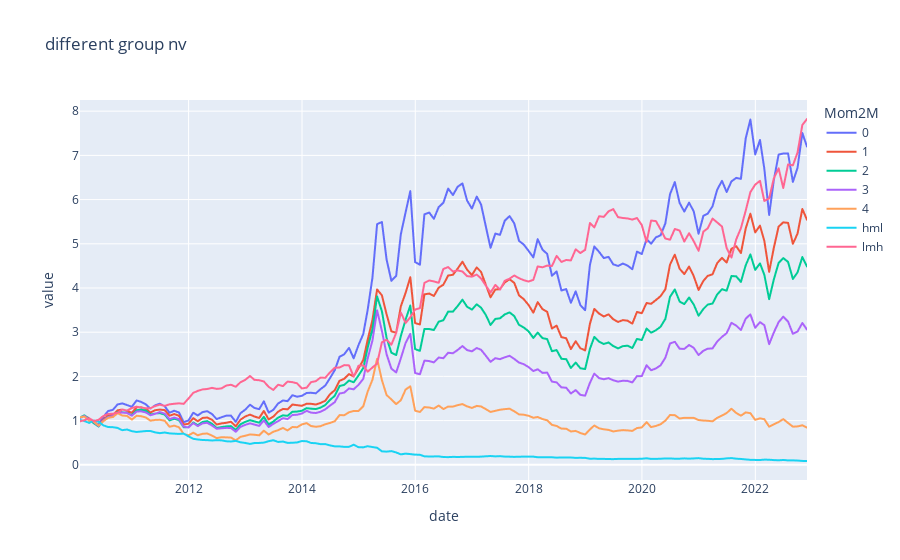
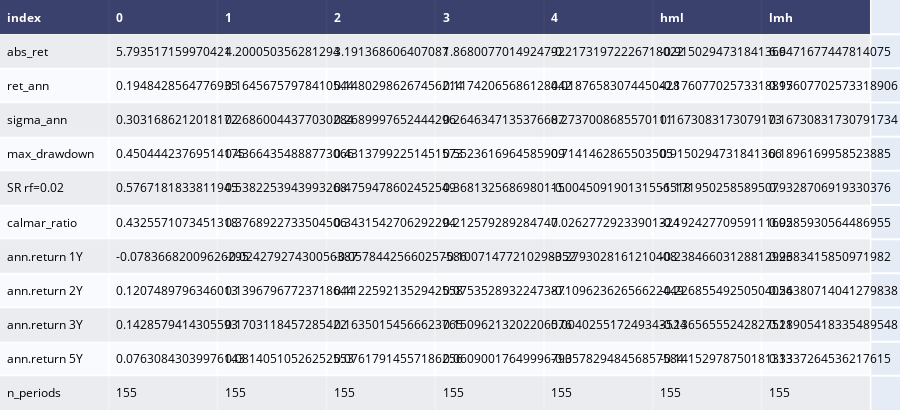
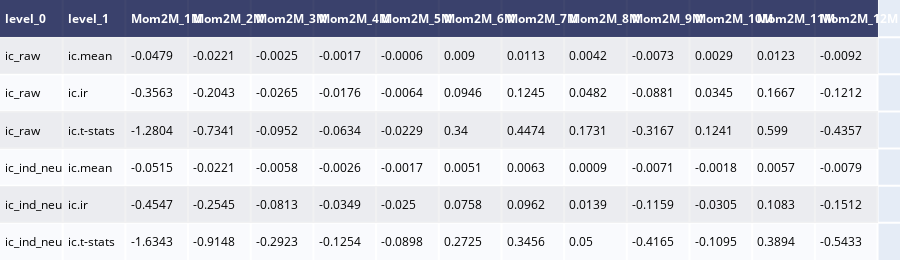
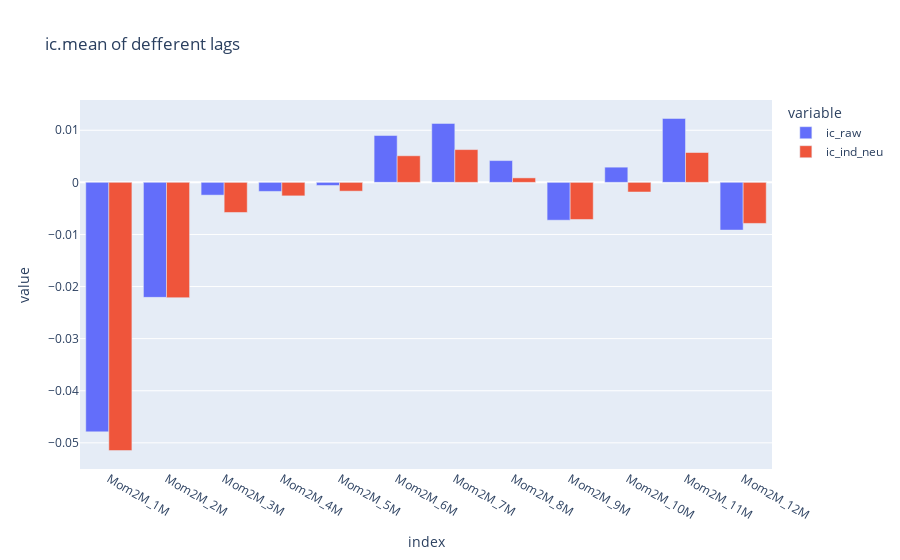

Source (notebook cell) for these figures, in order:
### Code cell
factor_ana('Mom2M')

### Figure 1 — Plotly figure (JSON) as saved in the notebook; plotly's stock layout.template omitted (floating-point values rounded to 4 significant figures; data arrays with more than 128 entries replaced by an {"elided": "..."} marker saying what was removed)
{"data": [{"hovertemplate": "Mom2M=0<br>date=%{x}<br>value=%{y}<extra></extra>", "legendgroup": "0", "line": {"color": "#636efa", "dash": "solid"}, "marker": {"symbol": "circle"}, "mode": "lines", "name": "0", "showlegend": true, "type": "scattergl", "x": {"elided": "155 str values"}, "xaxis": "x", "y": {"elided": "155 float values"}, "yaxis": "y"}, {"hovertemplate": "Mom2M=1<br>date=%{x}<br>value=%{y}<extra></extra>", "legendgroup": "1", "line": {"color": "#EF553B", "dash": "solid"}, "marker": {"symbol": "circle"}, "mode": "lines", "name": "1", "showlegend": true, "type": "scattergl", "x": {"elided": "155 str values"}, "xaxis": "x", "y": {"elided": "155 float values"}, "yaxis": "y"}, {"hovertemplate": "Mom2M=2<br>date=%{x}<br>value=%{y}<extra></extra>", "legendgroup": "2", "line": {"color": "#00cc96", "dash": "solid"}, "marker": {"symbol": "circle"}, "mode": "lines", "name": "2", "showlegend": true, "type": "scattergl", "x": {"elided": "155 str values"}, "xaxis": "x", "y": {"elided": "155 float values"}, "yaxis": "y"}, {"hovertemplate": "Mom2M=3<br>date=%{x}<br>value=%{y}<extra></extra>", "legendgroup": "3", "line": {"color": "#ab63fa", "dash": "solid"}, "marker": {"symbol": "circle"}, "mode": "lines", "name": "3", "showlegend": true, "type": "scattergl", "x": {"elided": "155 str values"}, "xaxis": "x", "y": {"elided": "155 float values"}, "yaxis": "y"}, {"hovertemplate": "Mom2M=4<br>date=%{x}<br>value=%{y}<extra></extra>", "legendgroup": "4", "line": {"color": "#FFA15A", "dash": "solid"}, "marker": {"symbol": "circle"}, "mode": "lines", "name": "4", "showlegend": true, "type": "scattergl", "x": {"elided": "155 str values"}, "xaxis": "x", "y": {"elided": "155 float values"}, "yaxis": "y"}, {"hovertemplate": "Mom2M=hml<br>date=%{x}<br>value=%{y}<extra></extra>", "legendgroup": "hml", "line": {"color": "#19d3f3", "dash": "solid"}, "marker": {"symbol": "circle"}, "mode": "lines", "name": "hml", "showlegend": true, "type": "scattergl", "x": {"elided": "155 str values"}, "xaxis": "x", "y": {"elided": "155 float values"}, "yaxis": "y"}, {"hovertemplate": "Mom2M=lmh<br>date=%{x}<br>value=%{y}<extra></extra>", "legendgroup": "lmh", "line": {"color": "#FF6692", "dash": "solid"}, "marker": {"symbol": "circle"}, "mode": "lines", "name": "lmh", "showlegend": true, "type": "scattergl", "x": {"elided": "155 str values"}, "xaxis": "x", "y": {"elided": "155 float values"}, "yaxis": "y"}], "layout": {"legend": {"title": {"text": "Mom2M"}, "tracegroupgap": 0}, "title": {"text": "different group nv"}, "xaxis": {"anchor": "y", "domain": [0, 1], "title": {"text": "date"}}, "yaxis": {"anchor": "x", "domain": [0, 1], "title": {"text": "value"}}}}

### Figure 2 — Plotly figure (JSON) as saved in the notebook; plotly's stock layout.template omitted (floating-point values rounded to 4 significant figures)
{"data": [{"colorscale": [[0, "#00083e"], [0.5, "#ededee"], [1, "#ffffff"]], "hoverinfo": "none", "opacity": 0.75, "showscale": false, "type": "heatmap", "z": [[0, 0, 0, 0, 0, 0, 0, 0], [0.5, 0.5, 0.5, 0.5, 0.5, 0.5, 0.5, 0.5], [1, 1, 1, 1, 1, 1, 1, 1], [0.5, 0.5, 0.5, 0.5, 0.5, 0.5, 0.5, 0.5], [1, 1, 1, 1, 1, 1, 1, 1], [0.5, 0.5, 0.5, 0.5, 0.5, 0.5, 0.5, 0.5], [1, 1, 1, 1, 1, 1, 1, 1], [0.5, 0.5, 0.5, 0.5, 0.5, 0.5, 0.5, 0.5], [1, 1, 1, 1, 1, 1, 1, 1], [0.5, 0.5, 0.5, 0.5, 0.5, 0.5, 0.5, 0.5], [1, 1, 1, 1, 1, 1, 1, 1], [0.5, 0.5, 0.5, 0.5, 0.5, 0.5, 0.5, 0.5]]}], "layout": {"annotations": [{"align": "left", "font": {"color": "#ffffff"}, "showarrow": false, "text": "<b>index</b>", "x": -0.45, "xanchor": "left", "xref": "x", "y": 0, "yref": "y"}, {"align": "left", "font": {"color": "#ffffff"}, "showarrow": false, "text": "<b>0</b>", "x": 0.55, "xanchor": "left", "xref": "x", "y": 0, "yref": "y"}, {"align": "left", "font": {"color": "#ffffff"}, "showarrow": false, "text": "<b>1</b>", "x": 1.55, "xanchor": "left", "xref": "x", "y": 0, "yref": "y"}, {"align": "left", "font": {"color": "#ffffff"}, "showarrow": false, "text": "<b>2</b>", "x": 2.55, "xanchor": "left", "xref": "x", "y": 0, "yref": "y"}, {"align": "left", "font": {"color": "#ffffff"}, "showarrow": false, "text": "<b>3</b>", "x": 3.55, "xanchor": "left", "xref": "x", "y": 0, "yref": "y"}, {"align": "left", "font": {"color": "#ffffff"}, "showarrow": false, "text": "<b>4</b>", "x": 4.55, "xanchor": "left", "xref": "x", "y": 0, "yref": "y"}, {"align": "left", "font": {"color": "#ffffff"}, "showarrow": false, "text": "<b>hml</b>", "x": 5.55, "xanchor": "left", "xref": "x", "y": 0, "yref": "y"}, {"align": "left", "font": {"color": "#ffffff"}, "showarrow": false, "text": "<b>lmh</b>", "x": 6.55, "xanchor": "left", "xref": "x", "y": 0, "yref": "y"}, {"align": "left", "font": {"color": "#000000"}, "showarrow": false, "text": "abs_ret", "x": -0.45, "xanchor": "left", "xref": "x", "y": 1, "yref": "y"}, {"align": "left", "font": {"color": "#000000"}, "showarrow": false, "text": "5.793517159970421", "x": 0.55, "xanchor": "left", "xref": "x", "y": 1, "yref": "y"}, {"align": "left", "font": {"color": "#000000"}, "showarrow": false, "text": "4.200050356281294", "x": 1.55, "xanchor": "left", "xref": "x", "y": 1, "yref": "y"}, {"align": "left", "font": {"color": "#000000"}, "showarrow": false, "text": "3.191368606407087", "x": 2.55, "xanchor": "left", "xref": "x", "y": 1, "yref": "y"}, {"align": "left", "font": {"color": "#000000"}, "showarrow": false, "text": "1.8680077014924792", "x": 3.55, "xanchor": "left", "xref": "x", "y": 1, "yref": "y"}, {"align": "left", "font": {"color": "#000000"}, "showarrow": false, "text": "-0.21731972226718022", "x": 4.55, "xanchor": "left", "xref": "x", "y": 1, "yref": "y"}, {"align": "left", "font": {"color": "#000000"}, "showarrow": false, "text": "-0.9150294731841366", "x": 5.55, "xanchor": "left", "xref": "x", "y": 1, "yref": "y"}, {"align": "left", "font": {"color": "#000000"}, "showarrow": false, "text": "6.9471677447814075", "x": 6.55, "xanchor": "left", "xref": "x", "y": 1, "yref": "y"}, {"align": "left", "font": {"color": "#000000"}, "showarrow": false, "text": "ret_ann", "x": -0.45, "xanchor": "left", "xref": "x", "y": 2, "yref": "y"}, {"align": "left", "font": {"color": "#000000"}, "showarrow": false, "text": "0.1948428564776935", "x": 0.55, "xanchor": "left", "xref": "x", "y": 2, "yref": "y"}, {"align": "left", "font": {"color": "#000000"}, "showarrow": false, "text": "0.16456757978410544", "x": 1.55, "xanchor": "left", "xref": "x", "y": 2, "yref": "y"}, {"align": "left", "font": {"color": "#000000"}, "showarrow": false, "text": "0.14802986267456214", "x": 2.55, "xanchor": "left", "xref": "x", "y": 2, "yref": "y"}, {"align": "left", "font": {"color": "#000000"}, "showarrow": false, "text": "0.11742065686128442", "x": 3.55, "xanchor": "left", "xref": "x", "y": 2, "yref": "y"}, {"align": "left", "font": {"color": "#000000"}, "showarrow": false, "text": "0.01876583074450428", "x": 4.55, "xanchor": "left", "xref": "x", "y": 2, "yref": "y"}, {"align": "left", "font": {"color": "#000000"}, "showarrow": false, "text": "-0.17607702573318895", "x": 5.55, "xanchor": "left", "xref": "x", "y": 2, "yref": "y"}, {"align": "left", "font": {"color": "#000000"}, "showarrow": false, "text": "0.17607702573318906", "x": 6.55, "xanchor": "left", "xref": "x", "y": 2, "yref": "y"}, {"align": "left", "font": {"color": "#000000"}, "showarrow": false, "text": "sigma_ann", "x": -0.45, "xanchor": "left", "xref": "x", "y": 3, "yref": "y"}, {"align": "left", "font": {"color": "#000000"}, "showarrow": false, "text": "0.3031686212018172", "x": 0.55, "xanchor": "left", "xref": "x", "y": 3, "yref": "y"}, {"align": "left", "font": {"color": "#000000"}, "showarrow": false, "text": "0.26860044377030284", "x": 1.55, "xanchor": "left", "xref": "x", "y": 3, "yref": "y"}, {"align": "left", "font": {"color": "#000000"}, "showarrow": false, "text": "0.2689997652444296", "x": 2.55, "xanchor": "left", "xref": "x", "y": 3, "yref": "y"}, {"align": "left", "font": {"color": "#000000"}, "showarrow": false, "text": "0.2646347135376687", "x": 3.55, "xanchor": "left", "xref": "x", "y": 3, "yref": "y"}, {"align": "left", "font": {"color": "#000000"}, "showarrow": false, "text": "0.2737008685570111", "x": 4.55, "xanchor": "left", "xref": "x", "y": 3, "yref": "y"}, {"align": "left", "font": {"color": "#000000"}, "showarrow": false, "text": "0.1673083173079173", "x": 5.55, "xanchor": "left", "xref": "x", "y": 3, "yref": "y"}, {"align": "left", "font": {"color": "#000000"}, "showarrow": false, "text": "0.16730831730791734", "x": 6.55, "xanchor": "left", "xref": "x", "y": 3, "yref": "y"}, {"align": "left", "font": {"color": "#000000"}, "showarrow": false, "text": "max_drawdown", "x": -0.45, "xanchor": "left", "xref": "x", "y": 4, "yref": "y"}, {"align": "left", "font": {"color": "#000000"}, "showarrow": false, "text": "0.45044423769514175", "x": 0.55, "xanchor": "left", "xref": "x", "y": 4, "yref": "y"}, {"align": "left", "font": {"color": "#000000"}, "showarrow": false, "text": "0.43664354888773066", "x": 1.55, "xanchor": "left", "xref": "x", "y": 4, "yref": "y"}, {"align": "left", "font": {"color": "#000000"}, "showarrow": false, "text": "0.43137992251451573", "x": 2.55, "xanchor": "left", "xref": "x", "y": 4, "yref": "y"}, {"align": "left", "font": {"color": "#000000"}, "showarrow": false, "text": "0.5523616964585909", "x": 3.55, "xanchor": "left", "xref": "x", "y": 4, "yref": "y"}, {"align": "left", "font": {"color": "#000000"}, "showarrow": false, "text": "0.7141462865503505", "x": 4.55, "xanchor": "left", "xref": "x", "y": 4, "yref": "y"}, {"align": "left", "font": {"color": "#000000"}, "showarrow": false, "text": "0.9150294731841366", "x": 5.55, "xanchor": "left", "xref": "x", "y": 4, "yref": "y"}, {"align": "left", "font": {"color": "#000000"}, "showarrow": false, "text": "0.1896169958523885", "x": 6.55, "xanchor": "left", "xref": "x", "y": 4, "yref": "y"}, {"align": "left", "font": {"color": "#000000"}, "showarrow": false, "text": "SR rf=0.02", "x": -0.45, "xanchor": "left", "xref": "x", "y": 5, "yref": "y"}, {"align": "left", "font": {"color": "#000000"}, "showarrow": false, "text": "0.5767181833811945", "x": 0.55, "xanchor": "left", "xref": "x", "y": 5, "yref": "y"}, {"align": "left", "font": {"color": "#000000"}, "showarrow": false, "text": "0.5382253943993268", "x": 1.55, "xanchor": "left", "xref": "x", "y": 5, "yref": "y"}, {"align": "left", "font": {"color": "#000000"}, "showarrow": false, "text": "0.4759478602452549", "x": 2.55, "xanchor": "left", "xref": "x", "y": 5, "yref": "y"}, {"align": "left", "font": {"color": "#000000"}, "showarrow": false, "text": "0.3681325686980115", "x": 3.55, "xanchor": "left", "xref": "x", "y": 5, "yref": "y"}, {"align": "left", "font": {"color": "#000000"}, "showarrow": false, "text": "-0.004509190131556518", "x": 4.55, "xanchor": "left", "xref": "x", "y": 5, "yref": "y"}, {"align": "left", "font": {"color": "#000000"}, "showarrow": false, "text": "-1.171950258589507", "x": 5.55, "xanchor": "left", "xref": "x", "y": 5, "yref": "y"}, {"align": "left", "font": {"color": "#000000"}, "showarrow": false, "text": "0.9328706919330376", "x": 6.55, "xanchor": "left", "xref": "x", "y": 5, "yref": "y"}, {"align": "left", "font": {"color": "#000000"}, "showarrow": false, "text": "calmar_ratio", "x": -0.45, "xanchor": "left", "xref": "x", "y": 6, "yref": "y"}, {"align": "left", "font": {"color": "#000000"}, "showarrow": false, "text": "0.4325571073451318", "x": 0.55, "xanchor": "left", "xref": "x", "y": 6, "yref": "y"}, {"align": "left", "font": {"color": "#000000"}, "showarrow": false, "text": "0.3768922733504506", "x": 1.55, "xanchor": "left", "xref": "x", "y": 6, "yref": "y"}, {"align": "left", "font": {"color": "#000000"}, "showarrow": false, "text": "0.3431542706292294", "x": 2.55, "xanchor": "left", "xref": "x", "y": 6, "yref": "y"}, {"align": "left", "font": {"color": "#000000"}, "showarrow": false, "text": "0.212579289284747", "x": 3.55, "xanchor": "left", "xref": "x", "y": 6, "yref": "y"}, {"align": "left", "font": {"color": "#000000"}, "showarrow": false, "text": "0.02627729233901324", "x": 4.55, "xanchor": "left", "xref": "x", "y": 6, "yref": "y"}, {"align": "left", "font": {"color": "#000000"}, "showarrow": false, "text": "-0.19242770959111605", "x": 5.55, "xanchor": "left", "xref": "x", "y": 6, "yref": "y"}, {"align": "left", "font": {"color": "#000000"}, "showarrow": false, "text": "0.9285930564486955", "x": 6.55, "xanchor": "left", "xref": "x", "y": 6, "yref": "y"}, {"align": "left", "font": {"color": "#000000"}, "showarrow": false, "text": "ann.return 1Y ", "x": -0.45, "xanchor": "left", "xref": "x", "y": 7, "yref": "y"}, {"align": "left", "font": {"color": "#000000"}, "showarrow": false, "text": "-0.07836682009626295", "x": 0.55, "xanchor": "left", "xref": "x", "y": 7, "yref": "y"}, {"align": "left", "font": {"color": "#000000"}, "showarrow": false, "text": "-0.02427927430056387", "x": 1.55, "xanchor": "left", "xref": "x", "y": 7, "yref": "y"}, {"align": "left", "font": {"color": "#000000"}, "showarrow": false, "text": "-0.05784425660257586", "x": 2.55, "xanchor": "left", "xref": "x", "y": 7, "yref": "y"}, {"align": "left", "font": {"color": "#000000"}, "showarrow": false, "text": "-0.10071477210298352", "x": 3.55, "xanchor": "left", "xref": "x", "y": 7, "yref": "y"}, {"align": "left", "font": {"color": "#000000"}, "showarrow": false, "text": "-0.2793028161210408", "x": 4.55, "xanchor": "left", "xref": "x", "y": 7, "yref": "y"}, {"align": "left", "font": {"color": "#000000"}, "showarrow": false, "text": "-0.23846603128812993", "x": 5.55, "xanchor": "left", "xref": "x", "y": 7, "yref": "y"}, {"align": "left", "font": {"color": "#000000"}, "showarrow": false, "text": "0.2683415850971982", "x": 6.55, "xanchor": "left", "xref": "x", "y": 7, "yref": "y"}, {"align": "left", "font": {"color": "#000000"}, "showarrow": false, "text": "ann.return 2Y", "x": -0.45, "xanchor": "left", "xref": "x", "y": 8, "yref": "y"}, {"align": "left", "font": {"color": "#000000"}, "showarrow": false, "text": "0.1207489796346013", "x": 0.55, "xanchor": "left", "xref": "x", "y": 8, "yref": "y"}, {"align": "left", "font": {"color": "#000000"}, "showarrow": false, "text": "0.13967967723718644", "x": 1.55, "xanchor": "left", "xref": "x", "y": 8, "yref": "y"}, {"align": "left", "font": {"color": "#000000"}, "showarrow": false, "text": "0.11225921352942558", "x": 2.55, "xanchor": "left", "xref": "x", "y": 8, "yref": "y"}, {"align": "left", "font": {"color": "#000000"}, "showarrow": false, "text": "0.0753528932247387", "x": 3.55, "xanchor": "left", "xref": "x", "y": 8, "yref": "y"}, {"align": "left", "font": {"color": "#000000"}, "showarrow": false, "text": "-0.10962362656622449", "x": 4.55, "xanchor": "left", "xref": "x", "y": 8, "yref": "y"}, {"align": "left", "font": {"color": "#000000"}, "showarrow": false, "text": "-0.22685549250504056", "x": 5.55, "xanchor": "left", "xref": "x", "y": 8, "yref": "y"}, {"align": "left", "font": {"color": "#000000"}, "showarrow": false, "text": "0.24380714041279838", "x": 6.55, "xanchor": "left", "xref": "x", "y": 8, "yref": "y"}, {"align": "left", "font": {"color": "#000000"}, "showarrow": false, "text": "ann.return 3Y", "x": -0.45, "xanchor": "left", "xref": "x", "y": 9, "yref": "y"}, {"align": "left", "font": {"color": "#000000"}, "showarrow": false, "text": "0.1428579414305593", "x": 0.55, "xanchor": "left", "xref": "x", "y": 9, "yref": "y"}, {"align": "left", "font": {"color": "#000000"}, "showarrow": false, "text": "0.1703118457285422", "x": 1.55, "xanchor": "left", "xref": "x", "y": 9, "yref": "y"}, {"align": "left", "font": {"color": "#000000"}, "showarrow": false, "text": "0.16350154566623765", "x": 2.55, "xanchor": "left", "xref": "x", "y": 9, "yref": "y"}, {"align": "left", "font": {"color": "#000000"}, "showarrow": false, "text": "0.15096213202206576", "x": 3.55, "xanchor": "left", "xref": "x", "y": 9, "yref": "y"}, {"align": "left", "font": {"color": "#000000"}, "showarrow": false, "text": "0.004025517249343524", "x": 4.55, "xanchor": "left", "xref": "x", "y": 9, "yref": "y"}, {"align": "left", "font": {"color": "#000000"}, "showarrow": false, "text": "-0.13656555242827528", "x": 5.55, "xanchor": "left", "xref": "x", "y": 9, "yref": "y"}, {"align": "left", "font": {"color": "#000000"}, "showarrow": false, "text": "0.11905418335489548", "x": 6.55, "xanchor": "left", "xref": "x", "y": 9, "yref": "y"}, {"align": "left", "font": {"color": "#000000"}, "showarrow": false, "text": "ann.return 5Y", "x": -0.45, "xanchor": "left", "xref": "x", "y": 10, "yref": "y"}, {"align": "left", "font": {"color": "#000000"}, "showarrow": false, "text": "0.07630843039976143", "x": 0.55, "xanchor": "left", "xref": "x", "y": 10, "yref": "y"}, {"align": "left", "font": {"color": "#000000"}, "showarrow": false, "text": "0.08140510526252553", "x": 1.55, "xanchor": "left", "xref": "x", "y": 10, "yref": "y"}, {"align": "left", "font": {"color": "#000000"}, "showarrow": false, "text": "0.07617914557186256", "x": 2.55, "xanchor": "left", "xref": "x", "y": 10, "yref": "y"}, {"align": "left", "font": {"color": "#000000"}, "showarrow": false, "text": "0.06090017649996793", "x": 3.55, "xanchor": "left", "xref": "x", "y": 10, "yref": "y"}, {"align": "left", "font": {"color": "#000000"}, "showarrow": false, "text": "-0.05782948456857584", "x": 4.55, "xanchor": "left", "xref": "x", "y": 10, "yref": "y"}, {"align": "left", "font": {"color": "#000000"}, "showarrow": false, "text": "-0.14152978750181333", "x": 5.55, "xanchor": "left", "xref": "x", "y": 10, "yref": "y"}, {"align": "left", "font": {"color": "#000000"}, "showarrow": false, "text": "0.1337264536217615", "x": 6.55, "xanchor": "left", "xref": "x", "y": 10, "yref": "y"}, {"align": "left", "font": {"color": "#000000"}, "showarrow": false, "text": "n_periods", "x": -0.45, "xanchor": "left", "xref": "x", "y": 11, "yref": "y"}, {"align": "left", "font": {"color": "#000000"}, "showarrow": false, "text": "155", "x": 0.55, "xanchor": "left", "xref": "x", "y": 11, "yref": "y"}, {"align": "left", "font": {"color": "#000000"}, "showarrow": false, "text": "155", "x": 1.55, "xanchor": "left", "xref": "x", "y": 11, "yref": "y"}, {"align": "left", "font": {"color": "#000000"}, "showarrow": false, "text": "155", "x": 2.55, "xanchor": "left", "xref": "x", "y": 11, "yref": "y"}, {"align": "left", "font": {"color": "#000000"}, "showarrow": false, "text": "155", "x": 3.55, "xanchor": "left", "xref": "x", "y": 11, "yref": "y"}, {"align": "left", "font": {"color": "#000000"}, "showarrow": false, "text": "155", "x": 4.55, "xanchor": "left", "xref": "x", "y": 11, "yref": "y"}, {"align": "left", "font": {"color": "#000000"}, "showarrow": false, "text": "155", "x": 5.55, "xanchor": "left", "xref": "x", "y": 11, "yref": "y"}, {"align": "left", "font": {"color": "#000000"}, "showarrow": false, "text": "155", "x": 6.55, "xanchor": "left", "xref": "x", "y": 11, "yref": "y"}], "height": 410, "margin": {"b": 0, "l": 0, "r": 0, "t": 0}, "xaxis": {"dtick": 1, "gridwidth": 2, "showticklabels": false, "tick0": -0.5, "ticks": "", "zeroline": false}, "yaxis": {"autorange": "reversed", "dtick": 1, "gridwidth": 2, "showticklabels": false, "tick0": 0.5, "ticks": "", "zeroline": false}}}

### Figure 3 — Plotly figure (JSON) as saved in the notebook; plotly's stock layout.template omitted (floating-point values rounded to 4 significant figures)
{"data": [{"colorscale": [[0, "#00083e"], [0.5, "#ededee"], [1, "#ffffff"]], "hoverinfo": "none", "opacity": 0.75, "showscale": false, "type": "heatmap", "z": [[0, 0, 0, 0, 0, 0, 0, 0, 0, 0, 0, 0, 0, 0], [0.5, 0.5, 0.5, 0.5, 0.5, 0.5, 0.5, 0.5, 0.5, 0.5, 0.5, 0.5, 0.5, 0.5], [1, 1, 1, 1, 1, 1, 1, 1, 1, 1, 1, 1, 1, 1], [0.5, 0.5, 0.5, 0.5, 0.5, 0.5, 0.5, 0.5, 0.5, 0.5, 0.5, 0.5, 0.5, 0.5], [1, 1, 1, 1, 1, 1, 1, 1, 1, 1, 1, 1, 1, 1], [0.5, 0.5, 0.5, 0.5, 0.5, 0.5, 0.5, 0.5, 0.5, 0.5, 0.5, 0.5, 0.5, 0.5], [1, 1, 1, 1, 1, 1, 1, 1, 1, 1, 1, 1, 1, 1]]}], "layout": {"annotations": [{"align": "left", "font": {"color": "#ffffff"}, "showarrow": false, "text": "<b>level_0</b>", "x": -0.45, "xanchor": "left", "xref": "x", "y": 0, "yref": "y"}, {"align": "left", "font": {"color": "#ffffff"}, "showarrow": false, "text": "<b>level_1</b>", "x": 0.55, "xanchor": "left", "xref": "x", "y": 0, "yref": "y"}, {"align": "left", "font": {"color": "#ffffff"}, "showarrow": false, "text": "<b>Mom2M_1M</b>", "x": 1.55, "xanchor": "left", "xref": "x", "y": 0, "yref": "y"}, {"align": "left", "font": {"color": "#ffffff"}, "showarrow": false, "text": "<b>Mom2M_2M</b>", "x": 2.55, "xanchor": "left", "xref": "x", "y": 0, "yref": "y"}, {"align": "left", "font": {"color": "#ffffff"}, "showarrow": false, "text": "<b>Mom2M_3M</b>", "x": 3.55, "xanchor": "left", "xref": "x", "y": 0, "yref": "y"}, {"align": "left", "font": {"color": "#ffffff"}, "showarrow": false, "text": "<b>Mom2M_4M</b>", "x": 4.55, "xanchor": "left", "xref": "x", "y": 0, "yref": "y"}, {"align": "left", "font": {"color": "#ffffff"}, "showarrow": false, "text": "<b>Mom2M_5M</b>", "x": 5.55, "xanchor": "left", "xref": "x", "y": 0, "yref": "y"}, {"align": "left", "font": {"color": "#ffffff"}, "showarrow": false, "text": "<b>Mom2M_6M</b>", "x": 6.55, "xanchor": "left", "xref": "x", "y": 0, "yref": "y"}, {"align": "left", "font": {"color": "#ffffff"}, "showarrow": false, "text": "<b>Mom2M_7M</b>", "x": 7.55, "xanchor": "left", "xref": "x", "y": 0, "yref": "y"}, {"align": "left", "font": {"color": "#ffffff"}, "showarrow": false, "text": "<b>Mom2M_8M</b>", "x": 8.55, "xanchor": "left", "xref": "x", "y": 0, "yref": "y"}, {"align": "left", "font": {"color": "#ffffff"}, "showarrow": false, "text": "<b>Mom2M_9M</b>", "x": 9.55, "xanchor": "left", "xref": "x", "y": 0, "yref": "y"}, {"align": "left", "font": {"color": "#ffffff"}, "showarrow": false, "text": "<b>Mom2M_10M</b>", "x": 10.55, "xanchor": "left", "xref": "x", "y": 0, "yref": "y"}, {"align": "left", "font": {"color": "#ffffff"}, "showarrow": false, "text": "<b>Mom2M_11M</b>", "x": 11.55, "xanchor": "left", "xref": "x", "y": 0, "yref": "y"}, {"align": "left", "font": {"color": "#ffffff"}, "showarrow": false, "text": "<b>Mom2M_12M</b>", "x": 12.55, "xanchor": "left", "xref": "x", "y": 0, "yref": "y"}, {"align": "left", "font": {"color": "#000000"}, "showarrow": false, "text": "ic_raw", "x": -0.45, "xanchor": "left", "xref": "x", "y": 1, "yref": "y"}, {"align": "left", "font": {"color": "#000000"}, "showarrow": false, "text": "ic.mean", "x": 0.55, "xanchor": "left", "xref": "x", "y": 1, "yref": "y"}, {"align": "left", "font": {"color": "#000000"}, "showarrow": false, "text": "-0.0479", "x": 1.55, "xanchor": "left", "xref": "x", "y": 1, "yref": "y"}, {"align": "left", "font": {"color": "#000000"}, "showarrow": false, "text": "-0.0221", "x": 2.55, "xanchor": "left", "xref": "x", "y": 1, "yref": "y"}, {"align": "left", "font": {"color": "#000000"}, "showarrow": false, "text": "-0.0025", "x": 3.55, "xanchor": "left", "xref": "x", "y": 1, "yref": "y"}, {"align": "left", "font": {"color": "#000000"}, "showarrow": false, "text": "-0.0017", "x": 4.55, "xanchor": "left", "xref": "x", "y": 1, "yref": "y"}, {"align": "left", "font": {"color": "#000000"}, "showarrow": false, "text": "-0.0006", "x": 5.55, "xanchor": "left", "xref": "x", "y": 1, "yref": "y"}, {"align": "left", "font": {"color": "#000000"}, "showarrow": false, "text": "0.009", "x": 6.55, "xanchor": "left", "xref": "x", "y": 1, "yref": "y"}, {"align": "left", "font": {"color": "#000000"}, "showarrow": false, "text": "0.0113", "x": 7.55, "xanchor": "left", "xref": "x", "y": 1, "yref": "y"}, {"align": "left", "font": {"color": "#000000"}, "showarrow": false, "text": "0.0042", "x": 8.55, "xanchor": "left", "xref": "x", "y": 1, "yref": "y"}, {"align": "left", "font": {"color": "#000000"}, "showarrow": false, "text": "-0.0073", "x": 9.55, "xanchor": "left", "xref": "x", "y": 1, "yref": "y"}, {"align": "left", "font": {"color": "#000000"}, "showarrow": false, "text": "0.0029", "x": 10.55, "xanchor": "left", "xref": "x", "y": 1, "yref": "y"}, {"align": "left", "font": {"color": "#000000"}, "showarrow": false, "text": "0.0123", "x": 11.55, "xanchor": "left", "xref": "x", "y": 1, "yref": "y"}, {"align": "left", "font": {"color": "#000000"}, "showarrow": false, "text": "-0.0092", "x": 12.55, "xanchor": "left", "xref": "x", "y": 1, "yref": "y"}, {"align": "left", "font": {"color": "#000000"}, "showarrow": false, "text": "ic_raw", "x": -0.45, "xanchor": "left", "xref": "x", "y": 2, "yref": "y"}, {"align": "left", "font": {"color": "#000000"}, "showarrow": false, "text": "ic.ir", "x": 0.55, "xanchor": "left", "xref": "x", "y": 2, "yref": "y"}, {"align": "left", "font": {"color": "#000000"}, "showarrow": false, "text": "-0.3563", "x": 1.55, "xanchor": "left", "xref": "x", "y": 2, "yref": "y"}, {"align": "left", "font": {"color": "#000000"}, "showarrow": false, "text": "-0.2043", "x": 2.55, "xanchor": "left", "xref": "x", "y": 2, "yref": "y"}, {"align": "left", "font": {"color": "#000000"}, "showarrow": false, "text": "-0.0265", "x": 3.55, "xanchor": "left", "xref": "x", "y": 2, "yref": "y"}, {"align": "left", "font": {"color": "#000000"}, "showarrow": false, "text": "-0.0176", "x": 4.55, "xanchor": "left", "xref": "x", "y": 2, "yref": "y"}, {"align": "left", "font": {"color": "#000000"}, "showarrow": false, "text": "-0.0064", "x": 5.55, "xanchor": "left", "xref": "x", "y": 2, "yref": "y"}, {"align": "left", "font": {"color": "#000000"}, "showarrow": false, "text": "0.0946", "x": 6.55, "xanchor": "left", "xref": "x", "y": 2, "yref": "y"}, {"align": "left", "font": {"color": "#000000"}, "showarrow": false, "text": "0.1245", "x": 7.55, "xanchor": "left", "xref": "x", "y": 2, "yref": "y"}, {"align": "left", "font": {"color": "#000000"}, "showarrow": false, "text": "0.0482", "x": 8.55, "xanchor": "left", "xref": "x", "y": 2, "yref": "y"}, {"align": "left", "font": {"color": "#000000"}, "showarrow": false, "text": "-0.0881", "x": 9.55, "xanchor": "left", "xref": "x", "y": 2, "yref": "y"}, {"align": "left", "font": {"color": "#000000"}, "showarrow": false, "text": "0.0345", "x": 10.55, "xanchor": "left", "xref": "x", "y": 2, "yref": "y"}, {"align": "left", "font": {"color": "#000000"}, "showarrow": false, "text": "0.1667", "x": 11.55, "xanchor": "left", "xref": "x", "y": 2, "yref": "y"}, {"align": "left", "font": {"color": "#000000"}, "showarrow": false, "text": "-0.1212", "x": 12.55, "xanchor": "left", "xref": "x", "y": 2, "yref": "y"}, {"align": "left", "font": {"color": "#000000"}, "showarrow": false, "text": "ic_raw", "x": -0.45, "xanchor": "left", "xref": "x", "y": 3, "yref": "y"}, {"align": "left", "font": {"color": "#000000"}, "showarrow": false, "text": "ic.t-stats", "x": 0.55, "xanchor": "left", "xref": "x", "y": 3, "yref": "y"}, {"align": "left", "font": {"color": "#000000"}, "showarrow": false, "text": "-1.2804", "x": 1.55, "xanchor": "left", "xref": "x", "y": 3, "yref": "y"}, {"align": "left", "font": {"color": "#000000"}, "showarrow": false, "text": "-0.7341", "x": 2.55, "xanchor": "left", "xref": "x", "y": 3, "yref": "y"}, {"align": "left", "font": {"color": "#000000"}, "showarrow": false, "text": "-0.0952", "x": 3.55, "xanchor": "left", "xref": "x", "y": 3, "yref": "y"}, {"align": "left", "font": {"color": "#000000"}, "showarrow": false, "text": "-0.0634", "x": 4.55, "xanchor": "left", "xref": "x", "y": 3, "yref": "y"}, {"align": "left", "font": {"color": "#000000"}, "showarrow": false, "text": "-0.0229", "x": 5.55, "xanchor": "left", "xref": "x", "y": 3, "yref": "y"}, {"align": "left", "font": {"color": "#000000"}, "showarrow": false, "text": "0.34", "x": 6.55, "xanchor": "left", "xref": "x", "y": 3, "yref": "y"}, {"align": "left", "font": {"color": "#000000"}, "showarrow": false, "text": "0.4474", "x": 7.55, "xanchor": "left", "xref": "x", "y": 3, "yref": "y"}, {"align": "left", "font": {"color": "#000000"}, "showarrow": false, "text": "0.1731", "x": 8.55, "xanchor": "left", "xref": "x", "y": 3, "yref": "y"}, {"align": "left", "font": {"color": "#000000"}, "showarrow": false, "text": "-0.3167", "x": 9.55, "xanchor": "left", "xref": "x", "y": 3, "yref": "y"}, {"align": "left", "font": {"color": "#000000"}, "showarrow": false, "text": "0.1241", "x": 10.55, "xanchor": "left", "xref": "x", "y": 3, "yref": "y"}, {"align": "left", "font": {"color": "#000000"}, "showarrow": false, "text": "0.599", "x": 11.55, "xanchor": "left", "xref": "x", "y": 3, "yref": "y"}, {"align": "left", "font": {"color": "#000000"}, "showarrow": false, "text": "-0.4357", "x": 12.55, "xanchor": "left", "xref": "x", "y": 3, "yref": "y"}, {"align": "left", "font": {"color": "#000000"}, "showarrow": false, "text": "ic_ind_neu", "x": -0.45, "xanchor": "left", "xref": "x", "y": 4, "yref": "y"}, {"align": "left", "font": {"color": "#000000"}, "showarrow": false, "text": "ic.mean", "x": 0.55, "xanchor": "left", "xref": "x", "y": 4, "yref": "y"}, {"align": "left", "font": {"color": "#000000"}, "showarrow": false, "text": "-0.0515", "x": 1.55, "xanchor": "left", "xref": "x", "y": 4, "yref": "y"}, {"align": "left", "font": {"color": "#000000"}, "showarrow": false, "text": "-0.0221", "x": 2.55, "xanchor": "left", "xref": "x", "y": 4, "yref": "y"}, {"align": "left", "font": {"color": "#000000"}, "showarrow": false, "text": "-0.0058", "x": 3.55, "xanchor": "left", "xref": "x", "y": 4, "yref": "y"}, {"align": "left", "font": {"color": "#000000"}, "showarrow": false, "text": "-0.0026", "x": 4.55, "xanchor": "left", "xref": "x", "y": 4, "yref": "y"}, {"align": "left", "font": {"color": "#000000"}, "showarrow": false, "text": "-0.0017", "x": 5.55, "xanchor": "left", "xref": "x", "y": 4, "yref": "y"}, {"align": "left", "font": {"color": "#000000"}, "showarrow": false, "text": "0.0051", "x": 6.55, "xanchor": "left", "xref": "x", "y": 4, "yref": "y"}, {"align": "left", "font": {"color": "#000000"}, "showarrow": false, "text": "0.0063", "x": 7.55, "xanchor": "left", "xref": "x", "y": 4, "yref": "y"}, {"align": "left", "font": {"color": "#000000"}, "showarrow": false, "text": "0.0009", "x": 8.55, "xanchor": "left", "xref": "x", "y": 4, "yref": "y"}, {"align": "left", "font": {"color": "#000000"}, "showarrow": false, "text": "-0.0071", "x": 9.55, "xanchor": "left", "xref": "x", "y": 4, "yref": "y"}, {"align": "left", "font": {"color": "#000000"}, "showarrow": false, "text": "-0.0018", "x": 10.55, "xanchor": "left", "xref": "x", "y": 4, "yref": "y"}, {"align": "left", "font": {"color": "#000000"}, "showarrow": false, "text": "0.0057", "x": 11.55, "xanchor": "left", "xref": "x", "y": 4, "yref": "y"}, {"align": "left", "font": {"color": "#000000"}, "showarrow": false, "text": "-0.0079", "x": 12.55, "xanchor": "left", "xref": "x", "y": 4, "yref": "y"}, {"align": "left", "font": {"color": "#000000"}, "showarrow": false, "text": "ic_ind_neu", "x": -0.45, "xanchor": "left", "xref": "x", "y": 5, "yref": "y"}, {"align": "left", "font": {"color": "#000000"}, "showarrow": false, "text": "ic.ir", "x": 0.55, "xanchor": "left", "xref": "x", "y": 5, "yref": "y"}, {"align": "left", "font": {"color": "#000000"}, "showarrow": false, "text": "-0.4547", "x": 1.55, "xanchor": "left", "xref": "x", "y": 5, "yref": "y"}, {"align": "left", "font": {"color": "#000000"}, "showarrow": false, "text": "-0.2545", "x": 2.55, "xanchor": "left", "xref": "x", "y": 5, "yref": "y"}, {"align": "left", "font": {"color": "#000000"}, "showarrow": false, "text": "-0.0813", "x": 3.55, "xanchor": "left", "xref": "x", "y": 5, "yref": "y"}, {"align": "left", "font": {"color": "#000000"}, "showarrow": false, "text": "-0.0349", "x": 4.55, "xanchor": "left", "xref": "x", "y": 5, "yref": "y"}, {"align": "left", "font": {"color": "#000000"}, "showarrow": false, "text": "-0.025", "x": 5.55, "xanchor": "left", "xref": "x", "y": 5, "yref": "y"}, {"align": "left", "font": {"color": "#000000"}, "showarrow": false, "text": "0.0758", "x": 6.55, "xanchor": "left", "xref": "x", "y": 5, "yref": "y"}, {"align": "left", "font": {"color": "#000000"}, "showarrow": false, "text": "0.0962", "x": 7.55, "xanchor": "left", "xref": "x", "y": 5, "yref": "y"}, {"align": "left", "font": {"color": "#000000"}, "showarrow": false, "text": "0.0139", "x": 8.55, "xanchor": "left", "xref": "x", "y": 5, "yref": "y"}, {"align": "left", "font": {"color": "#000000"}, "showarrow": false, "text": "-0.1159", "x": 9.55, "xanchor": "left", "xref": "x", "y": 5, "yref": "y"}, {"align": "left", "font": {"color": "#000000"}, "showarrow": false, "text": "-0.0305", "x": 10.55, "xanchor": "left", "xref": "x", "y": 5, "yref": "y"}, {"align": "left", "font": {"color": "#000000"}, "showarrow": false, "text": "0.1083", "x": 11.55, "xanchor": "left", "xref": "x", "y": 5, "yref": "y"}, {"align": "left", "font": {"color": "#000000"}, "showarrow": false, "text": "-0.1512", "x": 12.55, "xanchor": "left", "xref": "x", "y": 5, "yref": "y"}, {"align": "left", "font": {"color": "#000000"}, "showarrow": false, "text": "ic_ind_neu", "x": -0.45, "xanchor": "left", "xref": "x", "y": 6, "yref": "y"}, {"align": "left", "font": {"color": "#000000"}, "showarrow": false, "text": "ic.t-stats", "x": 0.55, "xanchor": "left", "xref": "x", "y": 6, "yref": "y"}, {"align": "left", "font": {"color": "#000000"}, "showarrow": false, "text": "-1.6343", "x": 1.55, "xanchor": "left", "xref": "x", "y": 6, "yref": "y"}, {"align": "left", "font": {"color": "#000000"}, "showarrow": false, "text": "-0.9148", "x": 2.55, "xanchor": "left", "xref": "x", "y": 6, "yref": "y"}, {"align": "left", "font": {"color": "#000000"}, "showarrow": false, "text": "-0.2923", "x": 3.55, "xanchor": "left", "xref": "x", "y": 6, "yref": "y"}, {"align": "left", "font": {"color": "#000000"}, "showarrow": false, "text": "-0.1254", "x": 4.55, "xanchor": "left", "xref": "x", "y": 6, "yref": "y"}, {"align": "left", "font": {"color": "#000000"}, "showarrow": false, "text": "-0.0898", "x": 5.55, "xanchor": "left", "xref": "x", "y": 6, "yref": "y"}, {"align": "left", "font": {"color": "#000000"}, "showarrow": false, "text": "0.2725", "x": 6.55, "xanchor": "left", "xref": "x", "y": 6, "yref": "y"}, {"align": "left", "font": {"color": "#000000"}, "showarrow": false, "text": "0.3456", "x": 7.55, "xanchor": "left", "xref": "x", "y": 6, "yref": "y"}, {"align": "left", "font": {"color": "#000000"}, "showarrow": false, "text": "0.05", "x": 8.55, "xanchor": "left", "xref": "x", "y": 6, "yref": "y"}, {"align": "left", "font": {"color": "#000000"}, "showarrow": false, "text": "-0.4165", "x": 9.55, "xanchor": "left", "xref": "x", "y": 6, "yref": "y"}, {"align": "left", "font": {"color": "#000000"}, "showarrow": false, "text": "-0.1095", "x": 10.55, "xanchor": "left", "xref": "x", "y": 6, "yref": "y"}, {"align": "left", "font": {"color": "#000000"}, "showarrow": false, "text": "0.3894", "x": 11.55, "xanchor": "left", "xref": "x", "y": 6, "yref": "y"}, {"align": "left", "font": {"color": "#000000"}, "showarrow": false, "text": "-0.5433", "x": 12.55, "xanchor": "left", "xref": "x", "y": 6, "yref": "y"}], "height": 260, "margin": {"b": 0, "l": 0, "r": 0, "t": 0}, "xaxis": {"dtick": 1, "gridwidth": 2, "showticklabels": false, "tick0": -0.5, "ticks": "", "zeroline": false}, "yaxis": {"autorange": "reversed", "dtick": 1, "gridwidth": 2, "showticklabels": false, "tick0": 0.5, "ticks": "", "zeroline": false}}}

### Figure 4 — Plotly figure (JSON) as saved in the notebook; plotly's stock layout.template omitted (floating-point values rounded to 4 significant figures)
{"data": [{"alignmentgroup": "True", "hovertemplate": "variable=ic_raw<br>index=%{x}<br>value=%{y}<extra></extra>", "legendgroup": "ic_raw", "marker": {"color": "#636efa", "pattern": {"shape": ""}}, "name": "ic_raw", "offsetgroup": "ic_raw", "orientation": "v", "showlegend": true, "textposition": "auto", "type": "bar", "x": ["Mom2M_1M", "Mom2M_2M", "Mom2M_3M", "Mom2M_4M", "Mom2M_5M", "Mom2M_6M", "Mom2M_7M", "Mom2M_8M", "Mom2M_9M", "Mom2M_10M", "Mom2M_11M", "Mom2M_12M"], "xaxis": "x", "y": [-0.04789, -0.02208, -0.002451, -0.001737, -0.0005985, 0.008991, 0.01131, 0.00418, -0.007264, 0.002916, 0.01227, -0.009157], "yaxis": "y"}, {"alignmentgroup": "True", "hovertemplate": "variable=ic_ind_neu<br>index=%{x}<br>value=%{y}<extra></extra>", "legendgroup": "ic_ind_neu", "marker": {"color": "#EF553B", "pattern": {"shape": ""}}, "name": "ic_ind_neu", "offsetgroup": "ic_ind_neu", "orientation": "v", "showlegend": true, "textposition": "auto", "type": "bar", "x": ["Mom2M_1M", "Mom2M_2M", "Mom2M_3M", "Mom2M_4M", "Mom2M_5M", "Mom2M_6M", "Mom2M_7M", "Mom2M_8M", "Mom2M_9M", "Mom2M_10M", "Mom2M_11M", "Mom2M_12M"], "xaxis": "x", "y": [-0.05148, -0.02214, -0.00578, -0.002593, -0.001687, 0.005104, 0.006289, 0.0008591, -0.007123, -0.00185, 0.00573, -0.007885], "yaxis": "y"}], "layout": {"barmode": "group", "legend": {"title": {"text": "variable"}, "tracegroupgap": 0}, "title": {"text": "ic.mean of defferent lags"}, "xaxis": {"anchor": "y", "domain": [0, 1], "title": {"text": "index"}}, "yaxis": {"anchor": "x", "domain": [0, 1], "title": {"text": "value"}}}}
